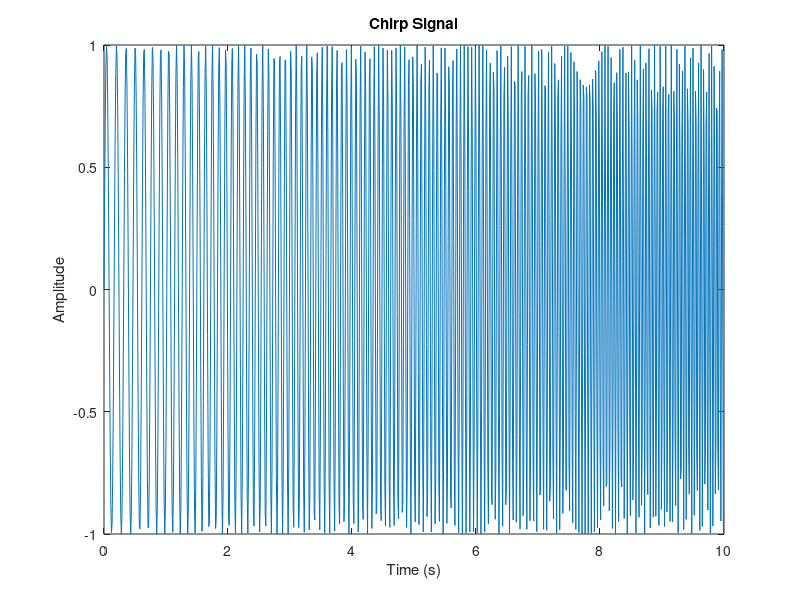
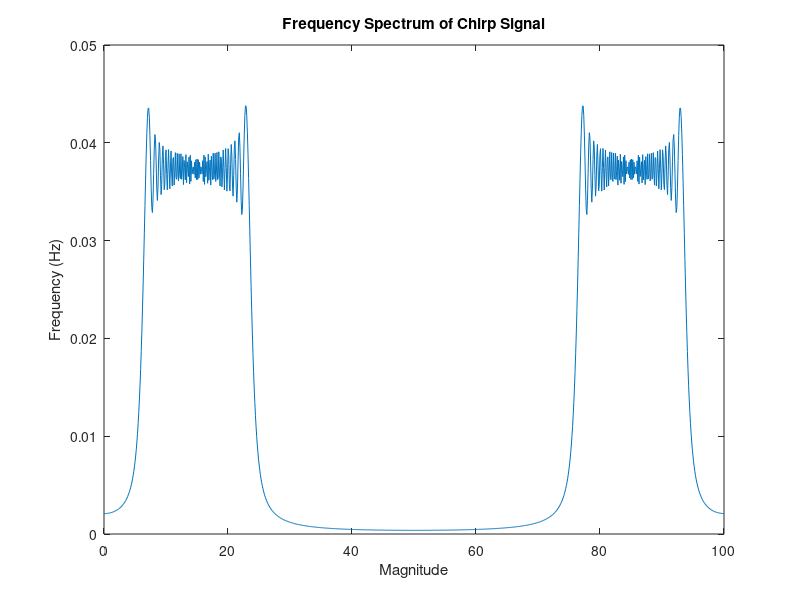
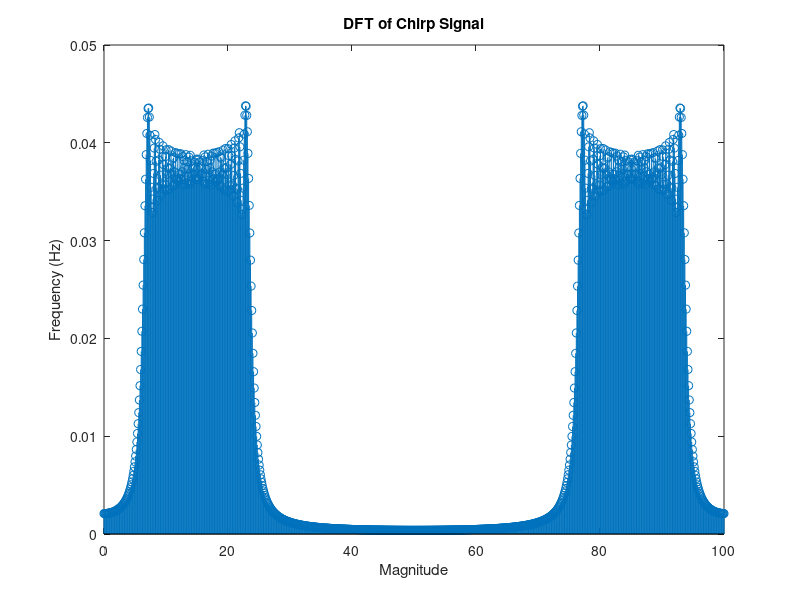

These charts were generated, in order, by the following MATLAB code:

a = 2; 
F_i = 2 + 2*a;
Ts = 1/100;
t = 0:Ts:10-Ts;
F = F_i + 9/10*t;
x = sin(2*pi*F.*t);

figure;
plot(t, x);
xlabel('Time (s)');
ylabel('Amplitude');
title('Chirp Signal');

figure;
X = fft(x, length(x));
f = linspace(0, 1/Ts,length(x));
plot(f, abs(X)/length(f));
ylabel('Frequency (Hz)');
xlabel('Magnitude');
title('Frequency Spectrum of Chirp Signal');
figure;
stem(f,abs(X)/length(f));
ylabel('Frequency (Hz)');
xlabel('Magnitude');
title('DFT of Chirp Signal');


% figure;
% spectrogram(x, hamming(100), 10, 1000, 100);
% xlim([0 25]);
% ylabel('Time (s)');
% xlabel('Frequency (Hz)');
% title('Spectrogram of Chirp Signal using Hamming window of length 100');
% 
% figure;
% spectrogram(x, hamming(150), 10, 1000, 100);
% xlim([0 25]);
% ylabel('Time (s)');
% xlabel('Frequency (Hz)');
% title('Spectrogram of Chirp Signal using Hamming window of length 150');
% 
% figure;
% spectrogram(x, hamming(200), 10, 1024, 100);
% xlim([0 25]);
% ylabel('Time (s)');
% xlabel('Frequency (Hz)');
% title('Spectrogram of Chirp Signal using Hamming window of length 200');
% 
% figure;
% spectrogram(x, hanning(200), 10, 1000, 100);
% xlim([0 25]);
% ylabel('Time (s)');
% xlabel('Frequency (Hz)');
% title('Spectrogram of Chirp Signal using Hanning window of length 200');
% 
% figure;
% spectrogram(x, hanning(100), 10, 1000, 100);
% xlim([0 25]);
% ylabel('Time (s)');
% xlabel('Frequency (Hz)');
% title('Spectrogram of Chirp Signal using Hanning window of length 100');
% 
% figure;
% spectrogram(x, blackman(100), 10, 1000, 100);
% xlim([0 25]);
% ylabel('Time (s)');
% xlabel('Frequency (Hz)');
% title('Spectrogram of Chirp Signal using Blackman window of length 100');
% figure;
% spectrogram(x, blackman(200), 10, 1000, 100);
% xlim([0 25]);
% ylabel('Time (s)');
% xlabel('Frequency (Hz)');
% title('Spectrogram of Chirp Signal using Blackman window of length 200');
